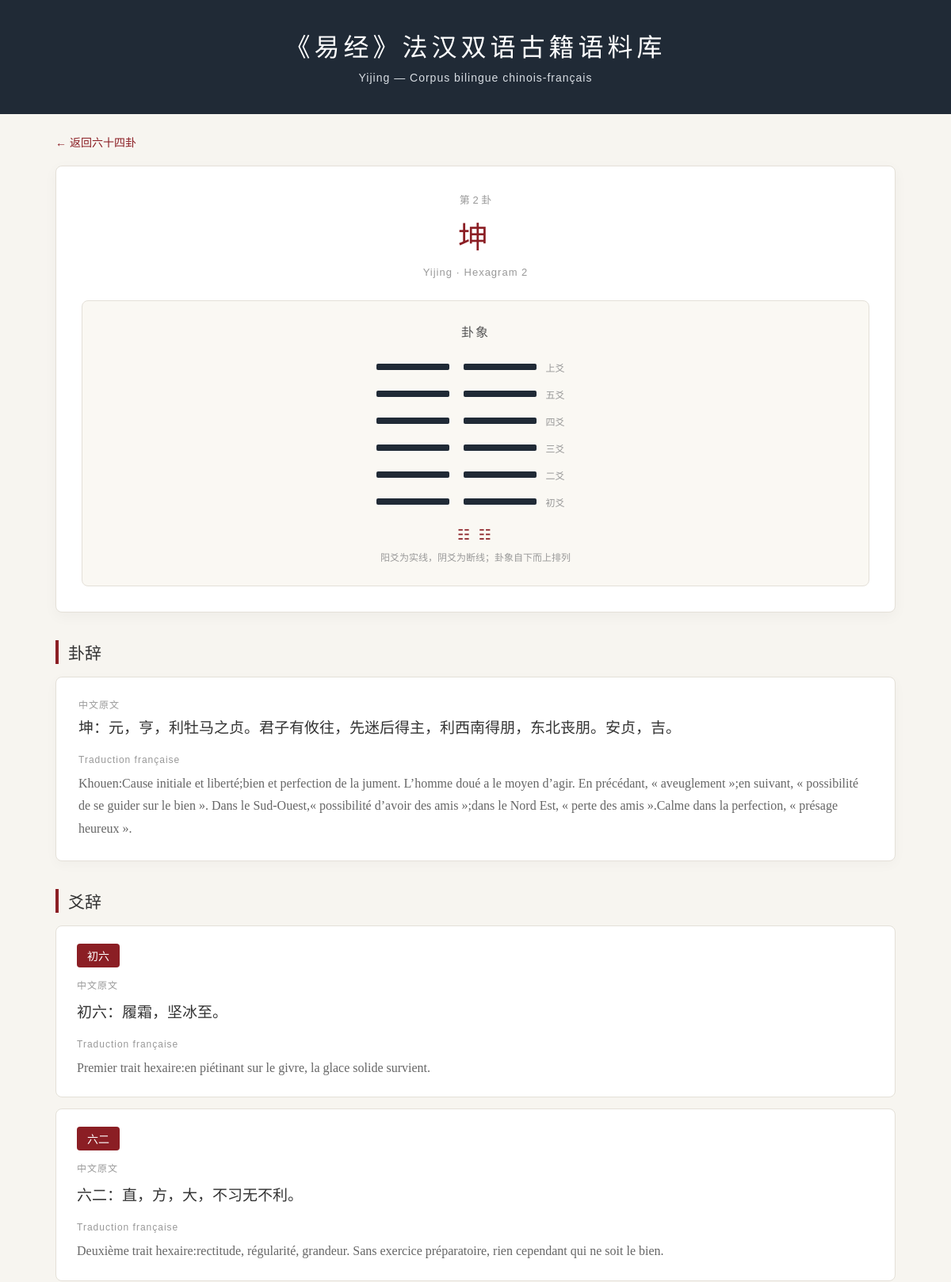
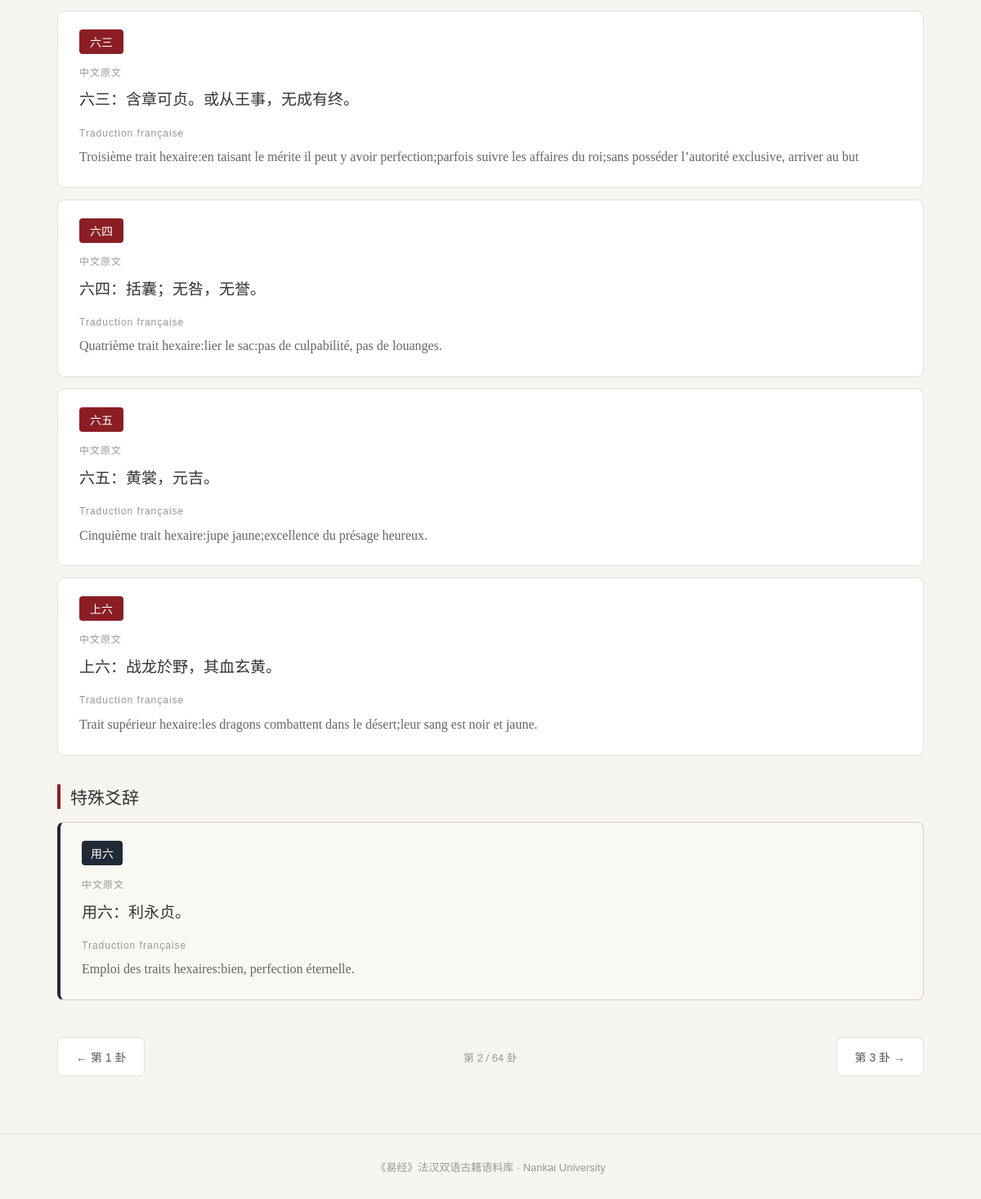
Page /hexagram/2 on the committed database (2 pictures, top to bottom).
### tables this page shows
CREATE TABLE corpus (

    id INTEGER PRIMARY KEY,

    book TEXT NOT NULL,

    hexagram_no INTEGER NOT NULL,

    hexagram TEXT NOT NULL,

    type TEXT NOT NULL,

    position TEXT,

    chinese TEXT NOT NULL,

    french TEXT NOT NULL,

    keywords TEXT,

    annotation TEXT,

    data_check TEXT

);

### 古籍语料库/web/app.py (the view)
@app.route("/hexagram/<int:number>")
def hexagram(number):
    conn = get_db()
    sql = """
    SELECT
        id,
        hexagram_no,
        hexagram,
        type,
        position,
        chinese,
        french
    FROM corpus
    WHERE hexagram_no = ?
    ORDER BY id
    """
    results = conn.execute(
        sql,
        (number,)
    ).fetchall()
    conn.close()
    return render_template(
        "hexagram.html",
        number=number,
        results=results
    )

### 古籍语料库/web/app.py (called while the page is built)
def get_db():
    conn = sqlite3.connect(DB_PATH)
    conn.row_factory = sqlite3.Row
    return conn

### 古籍语料库/web/templates/hexagram.html (shortened to what this page needs)
<!DOCTYPE html>
<html lang="zh-CN">
<head>
</head>
<body>
<header>
    <h1>
        《易经》法汉双语古籍语料库
    </h1>
    <p>
        Yijing — Corpus bilingue chinois-français
    </p>
</header>
<div class="back-area">
    <a
        href="/"
        class="back-link"
    >
        ← 返回六十四卦
    </a>
</div>
<main>
{% if results %}
<section class="hexagram-header">
    <div class="hexagram-number">
        第 {{ number }} 卦
    </div>
    <h2 class="hexagram-name">
        {{ results[0]["hexagram"] }}
    </h2>
    <div class="hexagram-subtitle">
        Yijing · Hexagram {{ number }}
    </div>
    <div class="hexagram-visual">
        <div class="hexagram-visual-title">
            卦象
        </div>
        <div class="hexagram-lines">
            {% for yao in gua|reverse %}
            <div class="yao-line">
                {% if yao in ["阳", "陽"] %}
                    <div class="yang-line"></div>
                {% else %}
                    <div class="yin-line"></div>
                {% endif %}
                <div class="yao-label">
                    {% if loop.index == 1 %}
                        上爻
                    {% elif loop.index == 2 %}
                        五爻
                    {% elif loop.index == 3 %}
                        四爻
                    {% elif loop.index == 4 %}
                        三爻
                    {% elif loop.index == 5 %}
                        二爻
                    {% else %}
                        初爻
                    {% endif %}
                </div>
            </div>
            {% endfor %}
        </div>
        <div class="hexagram-symbol">
            {% if number == 1 %}
                ☰ ☰
            {% elif number == 2 %}
                ☷ ☷
            {% else %}
                《易经》六十四卦 · 第 {{ number }} 卦
            {% endif %}
        </div>
        <div class="hexagram-note">
            阳爻为实线，阴爻为断线；卦象自下而上排列
        </div>
    </div>
</section>
<h3 class="section-title">
    卦辞
</h3>
<section class="gua-ci">
    {% for row in results %}
        {% if row["type"] == "卦辞" %}
        <div class="entry">
            <span class="language-label">
                中文原文
            </span>
            <div class="chinese">
                {{ row["chinese"] }}
            </div>
            <div class="french">
                <span class="language-label">
                    Traduction française
                </span>
                {{ row["french"] }}
            </div>
        </div>
        {% endif %}
    {% endfor %}
</section>
<h3 class="section-title">
    爻辞
</h3>
<section class="yao-list">
    {% for row in results %}
        {% if row["type"] == "爻辞" %}
        <article class="yao-card">
            <div>
                <span class="yao-position">
                    {{ row["position"] }}
                </span>
            </div>
            <div class="chinese">
                <span class="language-label">
                    中文原文
                </span>
                {{ row["chinese"] }}
            </div>
            <div class="french">
                <span class="language-label">
                    Traduction française
                </span>
                {{ row["french"] }}
            </div>
        </article>
        {% endif %}
    {% endfor %}
</section>
{% set special_rows = results
    | selectattr("type", "equalto", "特殊爻辞")
    | list
%}
{% if special_rows %}
<section class="special-section">
    <h3 class="section-title">
        特殊爻辞
    </h3>
    <div class="yao-list">
        {% for row in special_rows %}
        <article class="special-card">
            <div>
                <span class="special-label">
                    {{ row["position"] }}
                </span>
            </div>
            <div class="chinese">
                <span class="language-label">
                    中文原文
                </span>
                {{ row["chinese"] }}
            </div>
            <div class="french">
                <span class="language-label">
                    Traduction française
                </span>
                {{ row["french"] }}
            </div>
        </article>
        {% endfor %}
    </div>
</section>
{% endif %}
<nav class="navigation">
    {% if number > 1 %}
    <a
        href="/hexagram/{{ number - 1 }}"
        class="nav-button"
    >
        ← 第 {{ number - 1 }} 卦
    </a>
    {% else %}
    <span></span>
    {% endif %}
    <div class="nav-center">
        第 {{ number }} / 64 卦
    </div>
    {% if number < 64 %}
    <a
        href="/hexagram/{{ number + 1 }}"
        class="nav-button"
    >
        第 {{ number + 1 }} 卦 →
    </a>
    {% else %}
    <span></span>
    {% endif %}
</nav>
{% endif %}
</main>
<footer>
    《易经》法汉双语古籍语料库 · Nankai University
</footer>
</body>
</html>

### 古籍语料库/web/templates/hexagram.html (style rules this page uses)
* { box-sizing: border-box; }
body { margin: 0; font-family: "Microsoft YaHei", "Noto Sans SC", Arial, sans-serif; background: #f7f5f0; color: #333; }
header { background: #202a36; color: white; padding: 34px 20px 38px; text-align: center; }
header h1 { margin: 0 0 10px; font-family: "SimSun", "STSong", serif; font-size: 32px; font-weight: 500; letter-spacing: 5px; }
header p { margin: 0; color: #d8dde3; font-size: 14px; letter-spacing: 1px; }
.back-area { max-width: 1100px; margin: 25px auto 0; padding: 0 20px; }
.back-link { color: #8b1e24; text-decoration: none; font-size: 14px; }
main { max-width: 1100px; margin: auto; padding: 20px 20px 70px; }
.hexagram-header { background: white; border: 1px solid #e4e0d8; border-radius: 8px; padding: 32px; margin-bottom: 28px; text-align: center; box-shadow: 0 5px 18px rgba(0, 0, 0, 0.04); }
.hexagram-number { color: #999; font-size: 13px; margin-bottom: 8px; }
.hexagram-name { margin: 0; font-family: "SimSun", "STSong", serif; font-size: 38px; font-weight: 500; color: #8b1e24; letter-spacing: 6px; }
.hexagram-subtitle { margin-top: 12px; color: #999; font-size: 13px; letter-spacing: 1px; }
.hexagram-visual { margin-top: 28px; padding: 26px 20px 28px; background: #faf8f3; border: 1px solid #e4e0d8; border-radius: 8px; }
.hexagram-visual-title { margin-bottom: 22px; font-family: "SimSun", "STSong", serif; font-size: 16px; color: #555; letter-spacing: 2px; }
.hexagram-lines { width: 250px; margin: 0 auto; display: flex; flex-direction: column; gap: 12px; }
.yao-line { display: flex; align-items: center; justify-content: center; height: 22px; }
.yin-line { width: 210px; height: 8px; display: flex; justify-content: space-between; }
.yin-line::before, .yin-line::after { content: ""; display: block; width: 92px; height: 8px; background: #202a36; border-radius: 2px; }
.yao-label { width: 38px; margin-left: 12px; color: #999; font-size: 12px; text-align: left; }
.hexagram-symbol { margin-top: 20px; font-family: "SimSun", "STSong", serif; font-size: 18px; color: #8b1e24; letter-spacing: 3px; }
.hexagram-note { margin-top: 8px; color: #999; font-size: 12px; }
.section-title { margin: 35px 0 16px; padding-left: 12px; border-left: 4px solid #8b1e24; font-family: "SimSun", "STSong", serif; font-size: 21px; font-weight: 500; }
.gua-ci { background: white; border: 1px solid #e4e0d8; border-radius: 8px; padding: 25px 28px; box-shadow: 0 4px 15px rgba(0, 0, 0, 0.03); }
.yao-list { display: flex; flex-direction: column; gap: 14px; }
.yao-card { background: white; border: 1px solid #e4e0d8; border-radius: 8px; padding: 22px 26px; transition: box-shadow 0.2s, transform 0.2s, border-color 0.2s; }
.special-section { margin-top: 35px; }
.special-card { background: #faf8f3; border: 1px solid #d8cec2; border-left: 4px solid #202a36; border-radius: 8px; padding: 22px 26px; }
.special-label { display: inline-block; padding: 5px 11px; margin-bottom: 13px; background: #202a36; color: white; border-radius: 4px; font-family: "SimSun", "STSong", serif; font-size: 14px; }
.entry { padding: 20px 0; border-bottom: 1px solid #eeeae3; }
.entry:first-child { padding-top: 0; }
.entry:last-child { border-bottom: none; padding-bottom: 0; }
.yao-position { display: inline-block; min-width: 54px; text-align: center; padding: 5px 9px; margin-bottom: 12px; background: #8b1e24; color: white; border-radius: 4px; font-family: "SimSun", "STSong", serif; font-size: 14px; }
.chinese { font-family: "SimSun", "STSong", serif; font-size: 19px; line-height: 1.9; color: #333; margin-bottom: 12px; }
.french { font-family: Georgia, "Times New Roman", serif; font-size: 16px; line-height: 1.8; color: #666; }
.language-label { display: block; font-family: "Microsoft YaHei", Arial, sans-serif; font-size: 12px; color: #999; margin-bottom: 4px; letter-spacing: 1px; }
.navigation { display: flex; justify-content: space-between; align-items: center; margin-top: 45px; gap: 20px; }
.nav-button { display: block; padding: 13px 22px; background: white; border: 1px solid #e4e0d8; border-radius: 6px; color: #555; text-decoration: none; font-size: 14px; transition: background 0.2s, color 0.2s, border-color 0.2s; }
.nav-center { color: #999; font-size: 13px; text-align: center; }
footer { text-align: center; padding: 30px 20px; color: #999; font-size: 13px; border-top: 1px solid #e5e1d9; }

### rows in the picture
corpus: hexagram "坤", type "卦辞" (drawn), chinese "坤：元，亨，利牡马之贞。君子有攸往，先迷后得主，利西南得朋，东北丧朋。安贞，吉。", french "Khouen:Cause initiale et liberté;bien et perfection de la jument. L’homme doué a le moyen d’agir. En précédant, « aveuglement »;en suivant, « possibilité de se guider sur le bien ». Dans le Sud-Ouest,« possibilité d’avoir des amis »;dans le Nord Est, « perte des amis ».Calme dans la perfection, « présage heureux »."
corpus: position "初六", chinese "初六：履霜，坚冰至。", french "Premier trait hexaire:en piétinant sur le givre, la glace solide survient."
corpus: position "六二", chinese "六二：直，方，大，不习无不利。", french "Deuxième trait hexaire:rectitude, régularité, grandeur. Sans exercice préparatoire, rien cependant qui ne soit le bien."
corpus: position "六三", chinese "六三：含章可贞。或从王事，无成有终。", french "Troisième trait hexaire:en taisant le mérite il peut y avoir perfection;parfois suivre les affaires du roi;sans posséder l’autorité exclusive, arriver au but"
corpus: position "六四", chinese "六四：括囊；无咎，无誉。", french "Quatrième trait hexaire:lier le sac:pas de culpabilité, pas de louanges."
corpus: position "六五", chinese "六五：黄裳，元吉。", french "Cinquième trait hexaire:jupe jaune;excellence du présage heureux."
corpus: position "上六", chinese "上六：战龙於野，其血玄黄。", french "Trait supérieur hexaire:les dragons combattent dans le désert;leur sang est noir et jaune."
corpus: position "用六", chinese "用六：利永贞。", french "Emploi des traits hexaires:bien, perfection éternelle."

### other values in the picture
{{ number }} "2"
{{ number - 1 }} "1"
{{ number + 1 }} "3"
